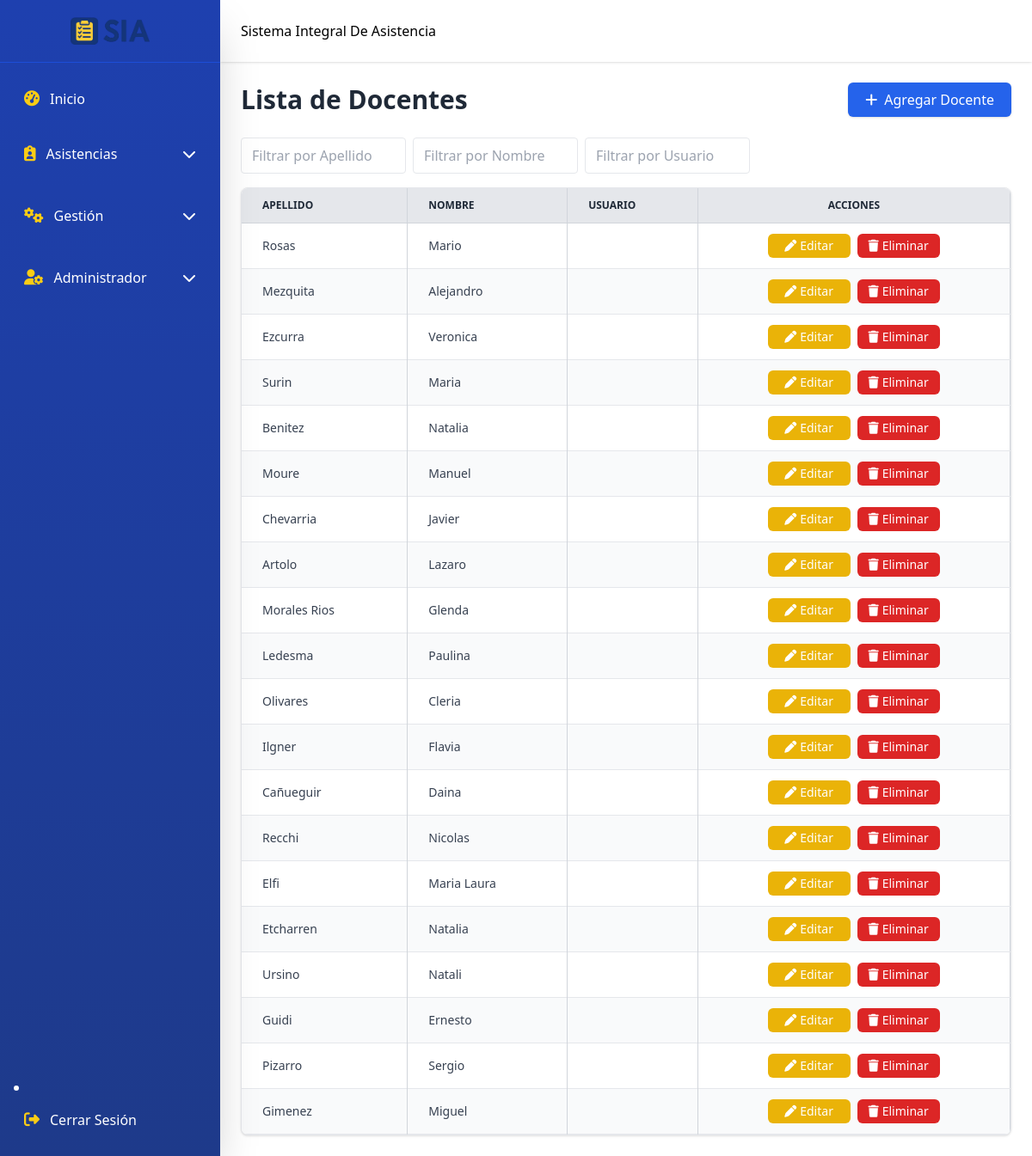
Before: /teachers.php (signed in) with the older database file.
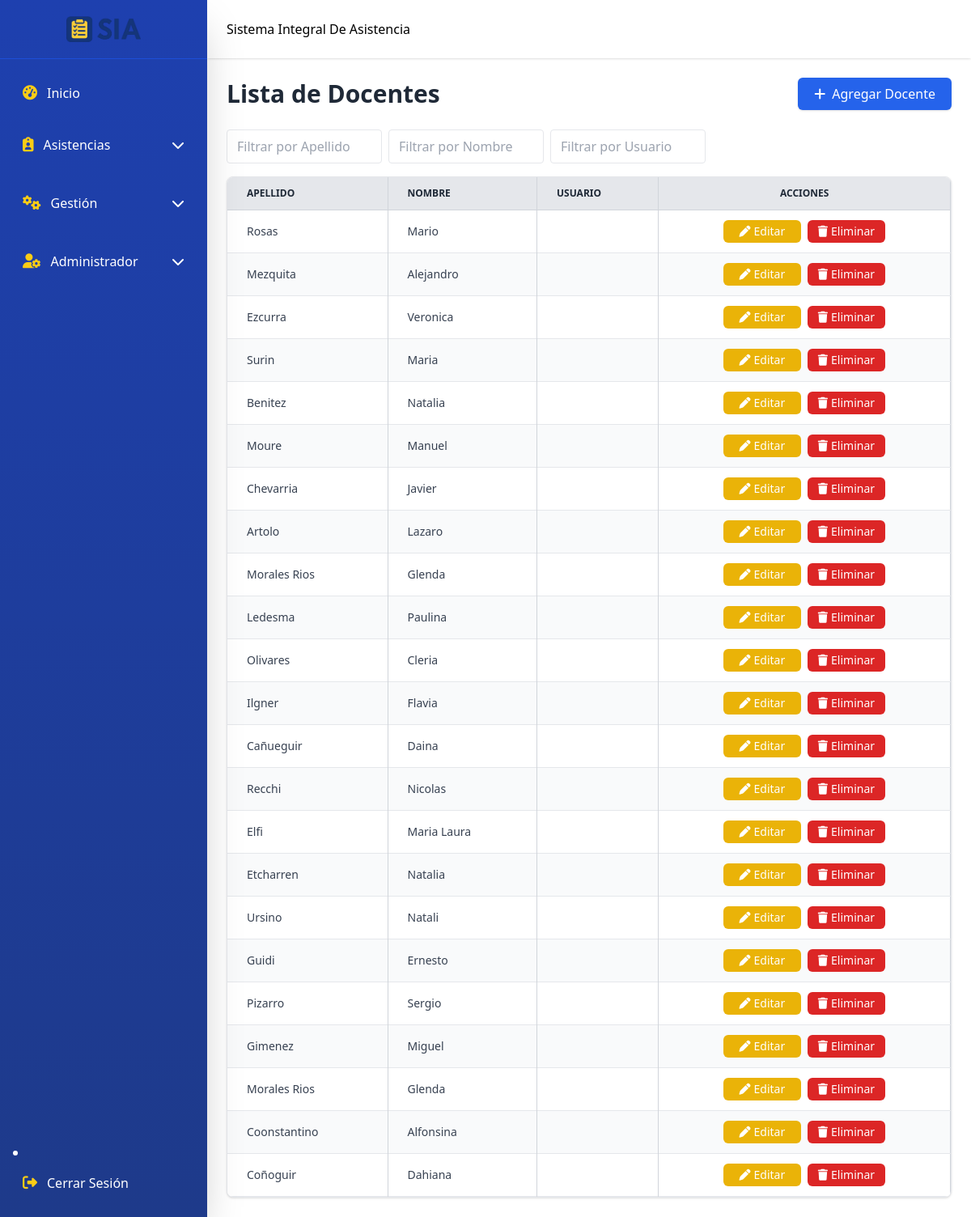
After: the same page with the newer database file.
### tables this page shows
CREATE TABLE `teachers` (
  `teacher_id` int(11) NOT NULL,
  `user_id` int(11) DEFAULT NULL,
  `first_name` varchar(50) NOT NULL,
  `last_name` varchar(50) NOT NULL
);

### teachers.php (the view, shortened to what this page needs)
<?php
include 'includes/header.php';
include 'includes/sidebar.php';
include 'includes/navbar.php';
include 'includes/conn.php';
?>
<div class="flex-1 md:ml-64 transition-all duration-300">
  <br><br><br>
  <main class="pt-20 p-4 md:p-6">
    <div class="flex flex-col md:flex-row justify-between items-start md:items-center mb-6 gap-3 md:gap-0">
      <h1 class="text-3xl font-bold text-gray-800">Lista de Docentes</h1>
      <a href="javascript:void(0)" onclick="openModal('addTeacherModal')"
         class="inline-flex items-center bg-blue-600 text-white px-5 py-2 rounded-md shadow hover:bg-blue-700 transition w-full md:w-auto justify-center">
        <i class="fa-solid fa-plus mr-2"></i> Agregar Docente
      </a>
    </div>
    <div class="flex flex-wrap gap-2 mb-4">
      <input type="text" id="filterTeacherLastName" placeholder="Filtrar por Apellido" class="px-3 py-2 border rounded w-48">
      <input type="text" id="filterTeacherName" placeholder="Filtrar por Nombre" class="px-3 py-2 border rounded w-48">
      <input type="text" id="filterTeacherEmail" placeholder="Filtrar por Usuario" class="px-3 py-2 border rounded w-48">
    </div>
    <div class="overflow-x-auto rounded-lg shadow border border-gray-200 bg-white">
      <table class="min-w-full text-sm text-gray-700 border-collapse" id="teachersTable">
        <thead class="bg-gray-200 text-gray-800 uppercase text-xs font-semibold border-b border-gray-300">
          <tr>
            <th class="px-6 py-3 border-r border-gray-300 text-left">Apellido</th>
            <th class="px-6 py-3 border-r border-gray-300 text-left">Nombre</th>
            <th class="px-6 py-3 border-r border-gray-300 text-left">Usuario</th>
            <th class="px-6 py-3 border-r border-gray-300 text-center">Acciones</th>
          </tr>
        </thead>
        <tbody>
          <?php
          try {
              $sql = "SELECT t.teacher_id, t.first_name, t.last_name, u.email AS user_email
                      FROM teachers t
                      LEFT JOIN users u ON t.user_id = u.user_id
                      ORDER BY t.teacher_id ASC";
              $stmt = $conn->query($sql);
              $teachers = $stmt->fetchAll();
              if ($teachers) {
                  foreach ($teachers as $i => $teacher) {
                      $rowClass = $i % 2 === 0 ? 'bg-white' : 'bg-gray-50';
                      echo "<tr class='{$rowClass} border-b border-gray-200 hover:bg-gray-50'>";
                      echo "<td class='px-6 py-3 border-r border-gray-300'>{$teacher['last_name']}</td>";
                      echo "<td class='px-6 py-3 border-r border-gray-300'>{$teacher['first_name']}</td>";
                      echo "<td class='px-6 py-3 border-r border-gray-300'>{$teacher['user_email']}</td>";
                      echo "<td class='px-6 py-3 border-r border-gray-300 text-center flex justify-center gap-2'>
                              <a href='javascript:void(0)' onclick='openEditModalTeacher(".json_encode($teacher).")'
                                 class='flex items-center justify-center bg-yellow-500 hover:bg-yellow-600 text-white px-3 py-1 rounded-md transition w-24'>
                                  <i class='fa-solid fa-pen mr-1'></i>Editar
                              </a>
                              <a href='teachers_back/delete_teacher.php?id={$teacher['teacher_id']}'
                                 class='flex items-center justify-center bg-red-600 hover:bg-red-700 text-white px-3 py-1 rounded-md transition w-24'
                                 onclick=\"return confirm('¿Estás seguro de eliminar este docente?')\">
                                  <i class='fa-solid fa-trash mr-1'></i>Eliminar
                              </a>
                            </td>";
                      echo "</tr>";
                  }
              } else {
                  echo "<tr><td colspan='4' class='px-6 py-4 text-center text-gray-500'>No hay docentes registrados</td></tr>";
              }
          } catch (PDOException $e) {
              echo "<tr><td colspan='4' class='px-6 py-4 text-center text-red-600'>Error: {$e->getMessage()}</td></tr>";
          }
          ?>
        </tbody>
      </table>
    </div>
  </main>
</div>

Changed rows visible on the page:
added teachers: last_name "Morales Rios", first_name "Glenda"
added teachers: last_name "Coonstantino", first_name "Alfonsina"
added teachers: last_name "Coñoguir", first_name "Dahiana"
